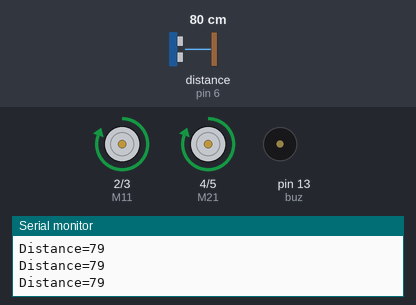
The sketch below on a simulated Arduino Uno, built with avr-gcc and run on an emulated ATmega328P. Shown: motor-driver pin pairs drawn as motors (green arrow = first pin HIGH = forward, orange = second pin HIGH = backward, longer = more drive), buzzer (waves = sounding, pin HIGH), the last lines printed to the serial monitor. Wiring (inferred from the names in the program): ultrasonic range finder: trigger pin 7; echo pin 6. The inputs (shaded band) are chosen by the test bench; at power-on: distance to the obstacle (sensor on pin 6) 80 cm. The echo pulse lasts 58.3 µs per cm; pins used as bus, display or sensor lines are not drawn.

Above: at 1.2 s.
1.3 s: distance to the obstacle (sensor on pin 6) set to 34 cm
2.8 s: distance to the obstacle (sensor on pin 6) set to 27 cm
At 3.6 s:
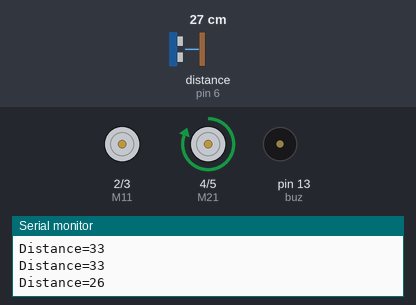
5.8 s: distance to the obstacle (sensor on pin 6) set to 35 cm
At 6.6 s:
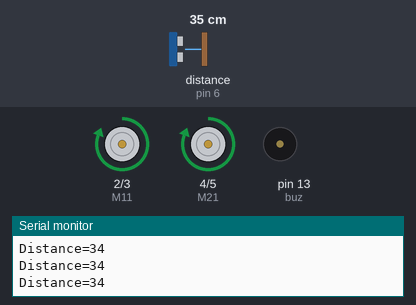
7.4 s: distance to the obstacle (sensor on pin 6) set to 2 cm
At 8.2 s:
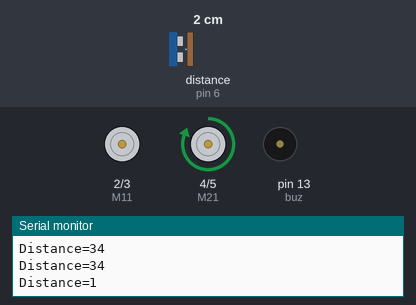
Timing chart, 0 to 11.4 s (numbered marks = the images above; inputs shaded):
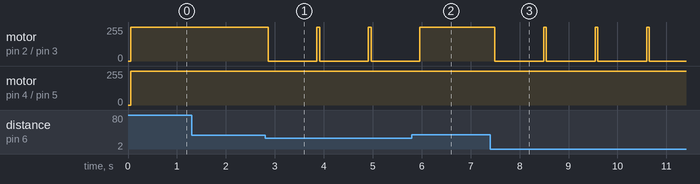

Measured:
- the behaviour switches between 31 and 30 cm on distance to the obstacle (sensor on pin 6) (found by bisection; images 0 and 1)
- after the input at 2.8 s, motor on pin 2 (M11) / pin 3 (M12): forward 255/255 → stopped after 0.06 s
- after the input at 5.8 s, motor on pin 2 (M11) / pin 3 (M12): goes on until 6.0 s, then stays forward 255/255
- after the input at 7.4 s, motor on pin 2 (M11) / pin 3 (M12): forward 255/255 → stopped after 0.10 s

The sketch:

ultrasonic.ino
```cpp
#include <SoftwareSerial.h>
SoftwareSerial mySerial(11, 1);
#define trigPin 7
#define echoPin 6
int ir1=A5;
int ir2=A4;
int M11=2;
int M12=3;
int M21=4;
int M22=5;
int buz=13;
int but1=8;
int but2=9;
int but3=10;

long Duration,Distance;

void setup() {
 Serial.begin(9600);
  mySerial.begin(9600);
  pinMode(M11,OUTPUT);
  pinMode(M12,OUTPUT);
  pinMode(M21,OUTPUT);
  pinMode(M22,OUTPUT);
  pinMode(buz,OUTPUT);
 pinMode(trigPin,OUTPUT);
 pinMode(echoPin,INPUT);
 pinMode(13,OUTPUT);
 pinMode(but1,INPUT);
 pinMode(but2,INPUT);
 pinMode(but3,INPUT);

  // put your setup code here, to run once:

}

void loop() {
//if (digitalRead(but1)==1&&digitalRead(but2)==1&&digitalRead(but3)==1)
  ///////wall follower//////

  {
    digitalWrite(trigPin,0);
  delayMicroseconds(2);
   digitalWrite(trigPin,1);
  delayMicroseconds(10);
   digitalWrite(trigPin,0);
   Duration=pulseIn(echoPin,HIGH);
   Distance=(Duration/2)/29.1;

   Serial.print("Distance=");
   Serial.println(Distance);
   delay(50);
    digitalWrite(M11,1);
    digitalWrite(M12,0);
    digitalWrite(M21,1);
    digitalWrite(M22,0);
   if(Distance<30)
   {
    digitalWrite(M11,0);
    digitalWrite(M12,0);
    digitalWrite(M21,1);
    digitalWrite(M22,0);
    delay(1000);
    digitalWrite(M11,1);
    digitalWrite(M12,0);

   }
}


///////bluetooth///
//else if (digitalRead(but1)==0&&digitalRead(but2)==1&&digitalRead(but3)==1)
//{
//if (mySerial.available())
//  {int code =mySerial.read();
//  if (code=='r')
//  {
//    digitalWrite(M11,0);
//    digitalWrite(M12,0);
//    digitalWrite(M21,1);
//    digitalWrite(M22,0);
//    delay(100);
//    code='s';
//
//    }
//    else if(code=='l')
//    {
//      digitalWrite(M11,1);
//    digitalWrite(M12,0);
//    digitalWrite(M21,1);
//    digitalWrite(M22,1);
//    delay(100);
//    code='s';
//    }
//
//    else if(code=='f')
//    {
//       digitalWrite(M11,1);
//    digitalWrite(M12,0);
//
//
//    digitalWrite(M21,1);
//    digitalWrite(M22,0);
//    }
//    else if(code=='b')
//    {
//       digitalWrite(M11,0);
//    digitalWrite(M12,1);
//
//     digitalWrite(M21,0);
//    digitalWrite(M22,1);
//    }
//    else if(code=='s')
//    {
//    digitalWrite(M11,0);
//    digitalWrite(M12,0);
//
//     digitalWrite(M21,0);
//    digitalWrite(M22,0);
//
//    }
//    else if(code=='o')
//    {digitalWrite(M11,1);
//    digitalWrite(M12,0);
//
//     digitalWrite(M21,0);
//    digitalWrite(M22,1);
//
//    }
//    else if(code=='p')
//    {digitalWrite(M11,0);
//    digitalWrite(M12,1);
//
//     digitalWrite(M21,1);
//    digitalWrite(M22,0);
//
//    }
//
//    }
//}
//else if(digitalRead(but1)==0&&digitalRead(but2)==0&&digitalRead(but3)==0)
//{
//  if(analogRead(ir1)>700)
//  {
//    digitalWrite(M21,1);
//    digitalWrite(M22,0);
//    }
//    else
//    {
//    digitalWrite(M21,0);
//    digitalWrite(M22,0);
//    }
//
//    if(analogRead(ir2)>700)
//  {
//    digitalWrite(M11,1);
//    digitalWrite(M12,0);
//    }
//    else
//    {
//    digitalWrite(M11,0);
//    digitalWrite(M12,0);
//    }
//  }
}
```
